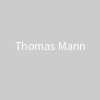
Frame 1 (no input)
Frame 60 (the mouse pressed at the canvas centre just before this capture): identical to frame 1, image omitted
Frame 120 (the mouse held since frame 60 and released just before this capture): identical to frame 1, image omitted

The Processing sketch that drew this single still picture (run headless with seeded random() and noise(); from frame 60 on, the mouse is pressed at the canvas centre):

// Processing sketch: sketch_4__String_stuff
// ── sketch_4__String_stuff.pde
PVector v1 = new PVector(5, 5);
PVector v2 = new PVector(3, 2);



String hi = "hello world";

//4.3.c

//String n1 = "hi peterson";
//String n2 = "hit peterson";
//String n1 = "Donald Duck";
//String n2 = "Dagobert Duck";
String n1 = "Thomas Mann";
String n2 = "Erika Schmidt";
String nn1 = n1.substring(n1.indexOf(" ") + 1, n1.length());
String nn2 = n2.substring(n2.indexOf(" ") + 1, n2.length());



int counter = 0;

void setup() {

  //4 2a
  v1.sub(v2);
  v1.add(v2);
  println(v1);
  hi.toUpperCase();

  hi.substring(0, hi.length());

  println(hi);
  println(hi.contains("wor"));
  println(hi.indexOf("wor"));
  if (nn1.equals(nn2))println(nn1+ "  uund " + nn2 + " sind gleich");
   textAlign(CENTER);
  text(n1.substring(0, n1.length() - (counter % n1.length())), width/2, height/2);
}

void draw(){}


//4.3.d
void mousePressed() {
  background(0);
  textAlign(CENTER);
  counter++;
  println(counter);
  text(n1.substring(0, n1.length() - (counter % n1.length())), width/2, height/2);
}
